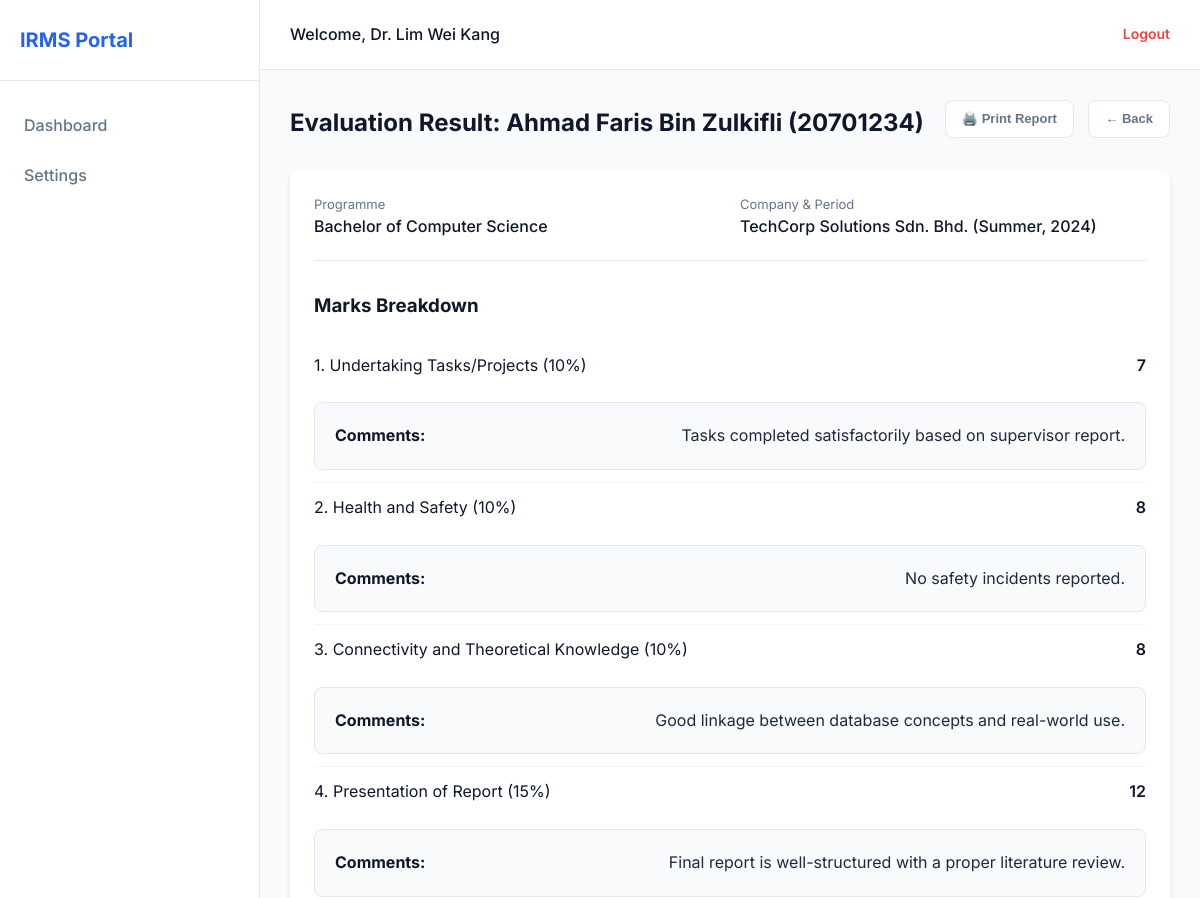
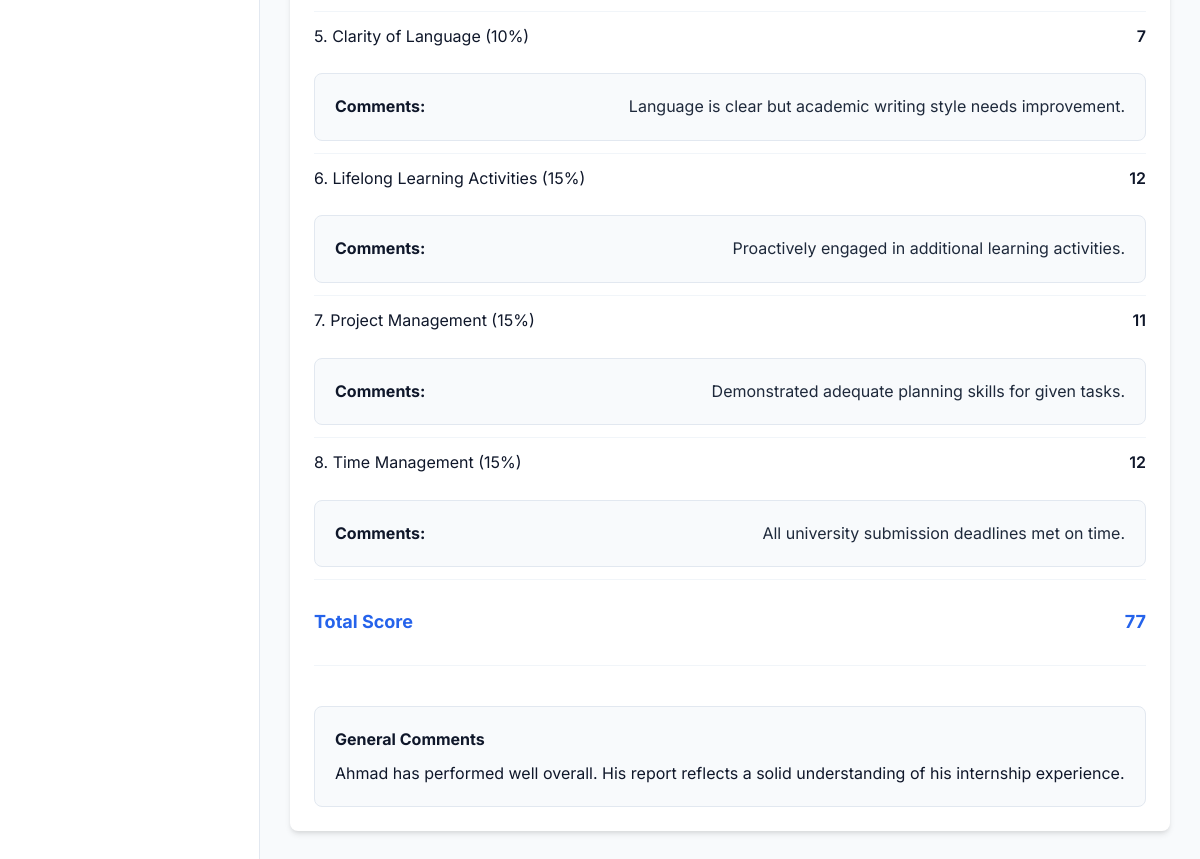
Page /assessor/view_result.php?internship_id=1&student_id=20701234&student_name=Ahmad Faris Bin Zulkifli (signed in) on the committed database (2 pictures, top to bottom).
### tables this page shows
CREATE TABLE `assessment` (
  `assessment_id` int(11) NOT NULL,
  `internship_id` int(11) NOT NULL,
  `assessor_id` int(11) NOT NULL,
  `task_projects` int(11) NOT NULL,
  `task_projects_comment` text DEFAULT NULL,
  `health_safety` int(11) NOT NULL,
  `health_safety_comment` text DEFAULT NULL,
  `theoretical_knowledge` int(11) NOT NULL,
  `theoretical_knowledge_comment` text DEFAULT NULL,
  `report_presentation` int(11) NOT NULL,
  `report_presentation_comment` text DEFAULT NULL,
  `clarity_of_language` int(11) NOT NULL,
  `clarity_of_language_comment` text DEFAULT NULL,
  `lifelong_learning` int(11) NOT NULL,
  `lifelong_learning_comment` text DEFAULT NULL,
  `project_management` int(11) NOT NULL,
  `project_management_comment` text DEFAULT NULL,
  `time_management` int(11) NOT NULL,
  `time_management_comment` text DEFAULT NULL,
  `overall_comments` text NOT NULL,
  `total_marks` int(11) GENERATED ALWAYS AS (`task_projects` + `health_safety` + `theoretical_knowledge` + `report_presentation` + `clarity_of_language` + `lifelong_learning` + `project_management` + `time_management`) VIRTUAL,
  `last_updated` timestamp NOT NULL DEFAULT current_timestamp() ON UPDATE current_timestamp()
);

CREATE TABLE `programme` (
  `programme_id` int(11) NOT NULL,
  `programme_name` varchar(100) NOT NULL
);

CREATE TABLE `internships` (
  `internship_id` int(11) NOT NULL,
  `student_id` int(11) NOT NULL,
  `industry_supervisor_id` int(11) NOT NULL,
  `lecturer_id` int(11) NOT NULL,
  `company_name` varchar(255) NOT NULL,
  `semester` enum('Autumn','Spring','Summer') NOT NULL,
  `internship_year` year(4) NOT NULL
);

### includes/functions.php (called while the page is built, shortened)
<?php
    function get_student_result($conn, $user_id, $internship_id) {
        $sql = "SELECT i.company_name, p.programme_name, i.semester, i.internship_year, a.task_projects, a.task_projects_comment,
        a.health_safety, a.health_safety_comment, a.theoretical_knowledge, a.theoretical_knowledge_comment,
        a.report_presentation, a.report_presentation_comment, a.clarity_of_language, a.clarity_of_language_comment,
        a.lifelong_learning, a.lifelong_learning_comment, a.project_management, a.project_management_comment,
        a.time_management, a.time_management_comment, a.overall_comments, a.total_marks
        FROM assessment a
        JOIN internships i ON a.internship_id = i.internship_id
        JOIN student s ON i.student_id = s.student_id
        JOIN programme p ON s.programme_id = p.programme_id
        WHERE (a.internship_id = ? AND a.assessor_id = ?)";
        $stmt = $conn->prepare($sql);
        $stmt->bind_param("ii", $internship_id, $user_id);
        if ($stmt->execute()) {
            $result = $stmt->get_result();
            return $result;
        } else {
            $stmt->close();
            return false;
        }
    }
?>

### assessor/view_result.php (the view, shortened to what this page needs)
<?php
    include '../config/db.php';
    include '../includes/functions.php';
    if (isset($_GET['internship_id']) && isset($_GET['student_id']) && isset($_GET['student_name'])) {
        $internship_id = htmlspecialchars($_GET['internship_id']);
        $student_id = htmlspecialchars($_GET['student_id']);
        $student_name = htmlspecialchars($_GET['student_name']);
    } else {
        header("Location: dashboard.php");
        exit;
    }
    $user_id = $_SESSION['user_id'];
    $result = get_student_result($conn, $user_id, $internship_id);
    if ($result && $result->num_rows > 0) {
        if ($row = $result->fetch_assoc()) {
            $programme_name = htmlspecialchars($row['programme_name']);
            $company_name = htmlspecialchars($row['company_name']);
            $semester = htmlspecialchars($row['semester']);
            $internship_year = htmlspecialchars($row['internship_year']);
            $task_projects = htmlspecialchars($row['task_projects']);
            $task_projects_comment = htmlspecialchars($row['task_projects_comment']);
            $health_safety = htmlspecialchars($row['health_safety']);
            $health_safety_comment = htmlspecialchars($row['health_safety_comment']);
            $theoretical_knowledge = htmlspecialchars($row['theoretical_knowledge']);
            $theoretical_knowledge_comment = htmlspecialchars($row['theoretical_knowledge_comment']);
            $report_presentation = htmlspecialchars($row['report_presentation']);
            $report_presentation_comment = htmlspecialchars($row['report_presentation_comment']);
            $clarity_of_language = htmlspecialchars($row['clarity_of_language']);
            $clarity_of_language_comment = htmlspecialchars($row['clarity_of_language_comment']);
            $lifelong_learning = htmlspecialchars($row['lifelong_learning']);
            $lifelong_learning_comment = htmlspecialchars($row['lifelong_learning_comment']);
            $project_management = htmlspecialchars($row['project_management']);
            $project_management_comment = htmlspecialchars($row['project_management_comment']);
            $time_management = htmlspecialchars($row['time_management']);
            $time_management_comment = htmlspecialchars($row['time_management_comment']);
            $comments = htmlspecialchars($row['overall_comments']);
            $total_marks = htmlspecialchars($row['total_marks']);
        }
    }
?>
<!DOCTYPE html>
<html lang="en">
<head>
    <link rel="stylesheet" href="../assets/css/style.css">
</head>
<body>
    <div class="app-container">
        <?php include '../components/sidebar.php' ?>
        <main class="main-content">
            <?php include '../components/header.php'; ?>
            <div class="content-area">
                <div class="page-header">
                    <div>
                        <h1 class="page-title"><?= "Evaluation Result: " . $student_name . " (" . $student_id . ")" ?></h1>
                    </div>
                    <div>
                        <button class="btn btn-secondary btn-auto btn-sm back-link" onclick="window.print()">🖨️ Print Report</button>
                        <button onclick="window.history.back()" class="btn btn-secondary btn-auto btn-sm back-link">&larr; Back</button>
                    </div>
                </div>
                <div class="card">
                    <div class="result-header-grid">
                        <div>
                            <p class="subtitle">Programme</p>
                            <p class="font-medium"><?= $programme_name ?></p>
                        </div>
                        <div>
                            <p class="subtitle">Company & Period</p>
                            <p class="font-medium"><?= $company_name . " (" . $semester . ", " . $internship_year . ")" ?></p>
                        </div>
                    </div>
                    <h3 class="mb-20">Marks Breakdown</h3>
                    <table class="irms-result-table">
                        <tbody>
                            <tr>
                                <td>1. Undertaking Tasks/Projects (10%)</td>
                                <td class="text-right font-semibold"><?= $task_projects ?></td>
                                <td class="comment-row">
                                    <span class="comment-label">Comments:</span>
                                    <span class="comment-text"><?= $task_projects_comment ?></span>
                                </td>
                            </tr>
                            <tr>
                                <td>2. Health and Safety (10%)</td>
                                <td class="text-right font-semibold"><?= $health_safety ?></td>
                                <td class="comment-row">
                                    <span class="comment-label">Comments:</span>
                                    <span class="comment-text"><?= $health_safety_comment ?></span>
                                </td>
                            </tr>
                            <tr>
                                <td>3. Connectivity and Theoretical Knowledge (10%)</td>
                                <td class="text-right font-semibold"><?= $theoretical_knowledge ?></td>
                                <td class="comment-row">
                                    <span class="comment-label">Comments:</span>
                                    <span class="comment-text"><?= $theoretical_knowledge_comment ?></span>
                                </td>
                            </tr>
                            <tr>
                                <td>4. Presentation of Report (15%)</td>
                                <td class="text-right font-semibold"><?= $report_presentation ?></td>
                                <td class="comment-row">
                                    <span class="comment-label">Comments:</span>
                                    <span class="comment-text"><?= $report_presentation_comment ?></span>
                                </td>
                            </tr>
                            <tr>
                                <td>5. Clarity of Language (10%)</td>
                                <td class="text-right font-semibold"><?= $clarity_of_language ?></td>
                                <td class="comment-row">
                                    <span class="comment-label">Comments:</span>
                                    <span class="comment-text"><?= $clarity_of_language_comment ?></span>
                                </td>
                            </tr>
                            <tr>
                                <td>6. Lifelong Learning Activities (15%)</td>
                                <td class="text-right font-semibold"><?= $lifelong_learning ?></td>
                                <td class="comment-row">
                                    <span class="comment-label">Comments:</span>
                                    <span class="comment-text"><?= $lifelong_learning_comment ?></span>
                                </td>
                            </tr>
                            <tr>
                                <td>7. Project Management (15%)</td>
                                <td class="text-right font-semibold"><?= $project_management ?></td>
                                <td class="comment-row">
                                    <span class="comment-label">Comments:</span>
                                    <span class="comment-text"><?= $project_management_comment ?></span>
                                </td>
                            </tr>
                            <tr>
                                <td>8. Time Management (15%)</td>
                                <td class="text-right font-semibold"><?= $time_management ?></td>
                                <td class="comment-row">
                                    <span class="comment-label">Comments:</span>
                                    <span class="comment-text"><?= $time_management_comment ?></span>
                                </td>
                            </tr>
                            <tr class="total-row">
                                <td>Total Score</td>
                                <td class="text-right"><?= $total_marks ?></td>
                            </tr>
                        </tbody>
                    </table>
                    <div class="feedback-box">
                        <h4>General Comments</h4>
                        <p><?= $comments ?></p>
                    </div>
                </div>
            </div>
        </main>
    </div>
</body>
</html>

### assets/css/style.css (style rules this page uses)
:root { --primary-color: #2563eb; --primary-hover: #1d4ed8; --bg-color: #f8fafc; --nav-bg: #ffffff; --text-dark: #0f172a; --text-muted: #64748b; --border-color: #e2e8f0; --success-color: #10b981; --warning-color: #f59e0b; --danger-color: #ef4444; --card-shadow: 0 4px 6px -1px rgba(0, 0, 0, 0.1), 0 2px 4px -1px rgba(0, 0, 0, 0.06); --input-focus: 0 0 0 3px rgba(37, 99, 235, 0.2); --border-radius: 8px; --transition: all 0.2s ease-in-out; }
* { margin: 0; padding: 0; box-sizing: border-box; }
body { font-family: 'Inter', -apple-system, BlinkMacSystemFont, 'Segoe UI', Roboto, Oxygen, Ubuntu, Cantarell, sans-serif; background-color: var(--bg-color); color: var(--text-dark); line-height: 1.6; -webkit-font-smoothing: antialiased; }
.btn { display: inline-block; font-weight: 600; text-align: center; white-space: nowrap; vertical-align: middle; user-select: none; border: 1px solid transparent; padding: 12px 24px; font-size: 15px; line-height: 1.5; border-radius: var(--border-radius); transition: var(--transition); cursor: pointer; width: 100%; }
.app-container { display: flex; min-height: 100vh; }
.main-content { flex-grow: 1; display: flex; flex-direction: column; }
.content-area { padding: 30px; flex-grow: 1; background-color: var(--bg-color); }
.page-header { margin-bottom: 24px; display: flex; justify-content: space-between; align-items: center; }
.page-title { font-size: 24px; font-weight: 700; color: var(--text-dark); }
.card { background: #ffffff; border-radius: var(--border-radius); box-shadow: var(--card-shadow); padding: 24px; margin-bottom: 24px; }
.text-right { text-align: right; }
.subtitle { color: var(--text-muted); font-size: 13px; font-weight: normal; }
.font-medium { font-weight: 500; }
.font-semibold { font-weight: 600; }
.mb-20 { margin-bottom: 20px; }
.back-link { color: var(--text-muted); text-decoration: none; font-size: 14px; margin-bottom: 8px; margin-left: 10px; display: inline-block; transition: var(--transition); background: #ffffff; border: 1px solid var(--border-color); }
.comment-row { grid-column: span 2; }
.result-header-grid { display: grid; grid-template-columns: 1fr 1fr; gap: 20px; margin-bottom: 30px; border-bottom: 1px solid var(--border-color); padding-bottom: 20px; }
.irms-result-table { width: 100%; border-collapse: collapse; margin-bottom: 40px; }
.irms-result-table tr { display: grid; grid-template-columns: 1fr 1fr; gap: 24px; align-items: center; padding: 12px 0; border-bottom: 1px solid #f1f5f9; }
.irms-result-table .comment-row { grid-column: 1 / -1; display: flex; justify-content: space-between; align-items: flex-start; gap: 20px; background-color: #f8fafc; padding: 20px; border-radius: 8px; border: 1px solid var(--border-color); }
.irms-result-table .comment-label { font-weight: bold; white-space: nowrap; }
.irms-result-table .comment-text { text-align: right; color: #1e293b; }
.irms-result-table .total-row td { padding: 16px 0; font-weight: 700; color: var(--primary-color); font-size: 18px; border-bottom: none; }
.feedback-box { background-color: #f8fafc; padding: 20px; border-radius: 8px; border: 1px solid var(--border-color); }
.feedback-box h4 { margin-bottom: 8px; }
.btn-auto { width: auto; }
.btn-secondary { background: #ffffff; border: 1px solid var(--border-color); color: var(--text-muted); }
.btn-sm { padding: 8px 16px; font-size: 13px; }

### rows in the picture
assessment: programme.programme_name "Bachelor of Computer Science", internship.company_name "TechCorp Solutions Sdn. Bhd.", internship.semester "Summer", internship.internship_year "2024", task_projects "7", task_projects_comment "Tasks completed satisfactorily based on supervisor report.", health_safety "8", health_safety_comment "No safety incidents reported.", theoretical_knowledge "8", theoretical_knowledge_comment "Good linkage between database concepts and real-world use.", report_presentation "12", report_presentation_comment "Final report is well-structured with a proper literature review.", clarity_of_language "7", clarity_of_language_comment "Language is clear but academic writing style needs improvement.", lifelong_learning "12", lifelong_learning_comment "Proactively engaged in additional learning activities.", project_management "11", project_management_comment "Demonstrated adequate planning skills for given tasks.", time_management "12", time_management_comment "All university submission deadlines met on time.", total_marks "77", overall_comments "Ahmad has performed well overall. His report reflects a solid understanding of his internship experience."

### other values in the picture
$_SESSION['fullname'] "Dr. Lim Wei Kang"
$student_name "Ahmad Faris Bin Zulkifli"
$student_id "20701234"
